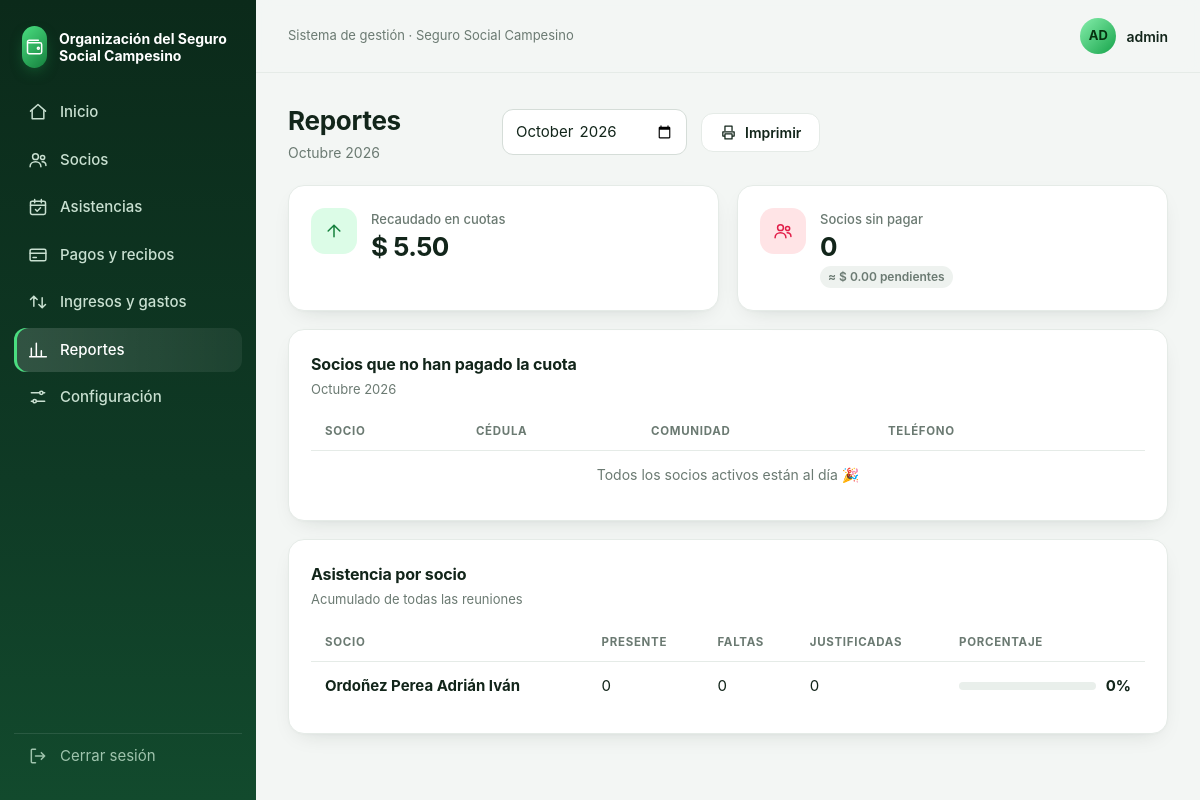
Page /reportes (signed in) on the committed database.
### tables this page shows
CREATE TABLE config (
  clave TEXT PRIMARY KEY,
  valor TEXT NOT NULL
);

CREATE TABLE socios (
  id INTEGER PRIMARY KEY AUTOINCREMENT,
  cedula TEXT UNIQUE NOT NULL,
  nombres TEXT NOT NULL,
  apellidos TEXT NOT NULL,
  telefono TEXT,
  comunidad TEXT,
  fecha_ingreso TEXT,
  estado TEXT NOT NULL DEFAULT 'activo'
);

### app.py (the view)
@app.route("/reportes")
@login_required
def reportes():
    db = get_db()
    mes = request.args.get("mes", mes_actual())
    deudores = morosos(mes)
    recaudado = db.execute("SELECT COALESCE(SUM(monto), 0) FROM pagos WHERE mes=? AND anulado=0",
                           (mes,)).fetchone()[0]
    resumen = db.execute(
        """SELECT s.id, s.apellidos, s.nombres, s.cedula,
             SUM(a.estado='presente') AS presentes,
             SUM(a.estado='falta') AS faltas,
             SUM(a.estado='justificada') AS justificadas
           FROM socios s LEFT JOIN asistencias a ON a.socio_id = s.id
           WHERE s.estado = 'activo' GROUP BY s.id ORDER BY s.apellidos, s.nombres""").fetchall()
    return render_template("reportes.html", mes=mes, deudores=deudores,
                           recaudado=recaudado, resumen=resumen, cuota=float(cfg("cuota") or 0))

### app.py (called while the page is built)
@app.template_filter("money")
def f_money(v):
    v = float(v or 0)
    return f"-$ {abs(v):,.2f}" if v < 0 else f"$ {v:,.2f}"

@app.template_filter("mes_largo")
def f_mes_largo(ym):
    try:
        return f"{MESES[int(ym[5:7]) - 1]} {ym[:4]}"
    except Exception:
        return ym

def get_db():
    if "db" not in g:
        g.db = sqlite3.connect(DB_PATH)
        g.db.row_factory = sqlite3.Row
        g.db.execute("PRAGMA foreign_keys = ON")
    return g.db

def cfg(clave):
    r = get_db().execute("SELECT valor FROM config WHERE clave = ?", (clave,)).fetchone()
    return r["valor"] if r else ""

@app.context_processor
def inyectar():
    return {"org": cfg("organizacion")}

def login_required(f):
    @wraps(f)
    def envoltura(*a, **kw):
        if "usuario" not in session:
            return redirect(url_for("login"))
        return f(*a, **kw)
    return envoltura

def morosos(mes):
    return get_db().execute(
        """SELECT s.* FROM socios s
           WHERE s.estado = 'activo' AND NOT EXISTS (
             SELECT 1 FROM pagos p
             WHERE p.socio_id = s.id AND p.mes = ? AND p.anulado = 0 AND p.concepto = ?)
           ORDER BY s.apellidos, s.nombres""", (mes, CONCEPTO_CUOTA)).fetchall()

def mes_actual():
    return date.today().strftime("%Y-%m")

### templates/reportes.html (shortened to what this page needs)
{% extends "base.html" %}
{% block content %}
<div class="head">
  <div><h1>Reportes</h1><p>{{ mes|mes_largo }}</p></div>
  <form method="get" class="noprint" style="flex:none"><input type="month" name="mes" value="{{ mes }}" style="margin:0" onchange="this.form.submit()"></form>
  <button class="btn ghost noprint" onclick="window.print()"><svg class="ic"><use href="#i-print"/></svg>Imprimir</button>
</div>
<div class="grid g4">
  <div class="card kpi"><div class="ico v"><svg class="ic"><use href="#i-up"/></svg></div><div><small>Recaudado en cuotas</small><div class="n">{{ recaudado|money }}</div></div></div>
  <div class="card kpi"><div class="ico r"><svg class="ic"><use href="#i-users"/></svg></div><div><small>Socios sin pagar</small><div class="n">{{ deudores|length }}</div>
    {% if cuota %}<span class="delta neu">≈ {{ (deudores|length * cuota)|money }} pendientes</span>{% endif %}</div></div>
</div>
<div class="card" style="margin-bottom:18px"><h3>Socios que no han pagado la cuota</h3><div class="sub">{{ mes|mes_largo }}</div>
<div class="wrap"><table class="tbl">
  <thead><tr><th>Socio</th><th>Cédula</th><th>Comunidad</th><th>Teléfono</th><th class="noprint"></th></tr></thead>
  <tbody>{% for s in deudores %}
  <tr><td><div class="who"><span class="av">{{ (s.nombres[:1] ~ s.apellidos[:1])|upper }}</span><b>{{ s.apellidos }} {{ s.nombres }}</b></div></td>
    <td>{{ s.cedula }}</td><td>{{ s.comunidad }}</td><td>{{ s.telefono }}</td>
    <td class="r noprint"><a href="{{ url_for('pago_nuevo', socio_id=s.id) }}">Cobrar</a></td></tr>
  {% else %}<tr><td colspan="5" class="vacio">Todos los socios activos están al día 🎉</td></tr>{% endfor %}</tbody>
</table></div></div>
<div class="card"><h3>Asistencia por socio</h3><div class="sub">Acumulado de todas las reuniones</div>
<div class="wrap"><table class="tbl">
  <thead><tr><th>Socio</th><th>Presente</th><th>Faltas</th><th>Justificadas</th><th style="width:200px">Porcentaje</th></tr></thead>
  <tbody>{% for r in resumen %}
  {% set t = (r.presentes or 0) + (r.faltas or 0) + (r.justificadas or 0) %}{% set pc = ((r.presentes or 0) / t * 100)|round|int if t else 0 %}
  <tr><td><b>{{ r.apellidos }} {{ r.nombres }}</b></td><td>{{ r.presentes or 0 }}</td><td>{{ r.faltas or 0 }}</td><td>{{ r.justificadas or 0 }}</td>
    <td><div style="display:flex;gap:10px;align-items:center"><div class="bar" style="flex:1"><i style="width:{{ pc }}%"></i></div><b>{{ pc }}%</b></div></td></tr>
  {% endfor %}</tbody>
</table></div></div>
{% endblock %}

### templates/base.html (shortened to what this page needs)
<!doctype html>
<html lang="es">
<head>
</head>
<body>
{% if session.usuario %}
{% set ep = request.endpoint %}
{% macro item(eps, url, icon, label) %}<a href="{{ url }}" class="{{ 'act' if request.endpoint in eps }}"><svg class="ic"><use href="#i-{{ icon }}"/></svg>{{ label }}</a>{% endmacro %}
<div class="app">
<aside class="side">
  <div class="brand"><div class="logo"><svg class="ic"><use href="#i-wallet"/></svg></div><span>{{ org }}</span></div>
  <nav>
    {{ item(['inicio'], url_for('inicio'), 'home', 'Inicio') }}
    {{ item(['socios','socio_form','socio_detalle'], url_for('socios'), 'users', 'Socios') }}
    {{ item(['reuniones','reunion'], url_for('reuniones'), 'cal', 'Asistencias') }}
    {{ item(['pagos','pago_nuevo','recibo'], url_for('pagos'), 'card', 'Pagos y recibos') }}
    {{ item(['finanzas'], url_for('finanzas'), 'flow', 'Ingresos y gastos') }}
    {{ item(['reportes'], url_for('reportes'), 'chart', 'Reportes') }}
    {{ item(['configuracion'], url_for('configuracion'), 'set', 'Configuración') }}
  </nav>
  <a class="salir" href="{{ url_for('logout') }}"><svg class="ic"><use href="#i-out"/></svg>Cerrar sesión</a>
</aside>
<div class="main">
  <div class="top">
    <div class="t">Sistema de gestión · Seguro Social Campesino</div>
    <div class="user"><div class="avatar">{{ session.usuario[:2]|upper }}</div>{{ session.usuario }}</div>
  </div>
  <div class="content">
    {% block content %}{% endblock %}
  </div>
</div>
</div>
{% else %}
{% for cat, m in get_flashed_messages(with_categories=true) %}<div class="msg {{ cat }}" style="position:fixed;top:14px;right:14px;z-index:50">{{ m }}</div>{% endfor %}
{% block login %}{% endblock %}
{% endif %}
</body>
</html>

### rows in the picture
config: valor "Organización del Seguro Social Campesino"
socios: apellidos "Ordoñez Perea", nombres "Adrián Iván", presentes "0", faltas "0", justificadas "0", pc "0"

### other values in the picture
{{ label }} "Inicio Socios Asistencias Pagos y recibos Ingresos y gastos Reportes Configuración"
{{ session.usuario[:2]|upper }} "AD"
{{ session.usuario }} "admin"
{{ mes|mes_largo }} "Octubre 2026"
{{ recaudado|money }} "$ 5.50"
{{ deudores|length }} "0"
{{ (deudores|length * cuota)|money }} "$ 0.00"
